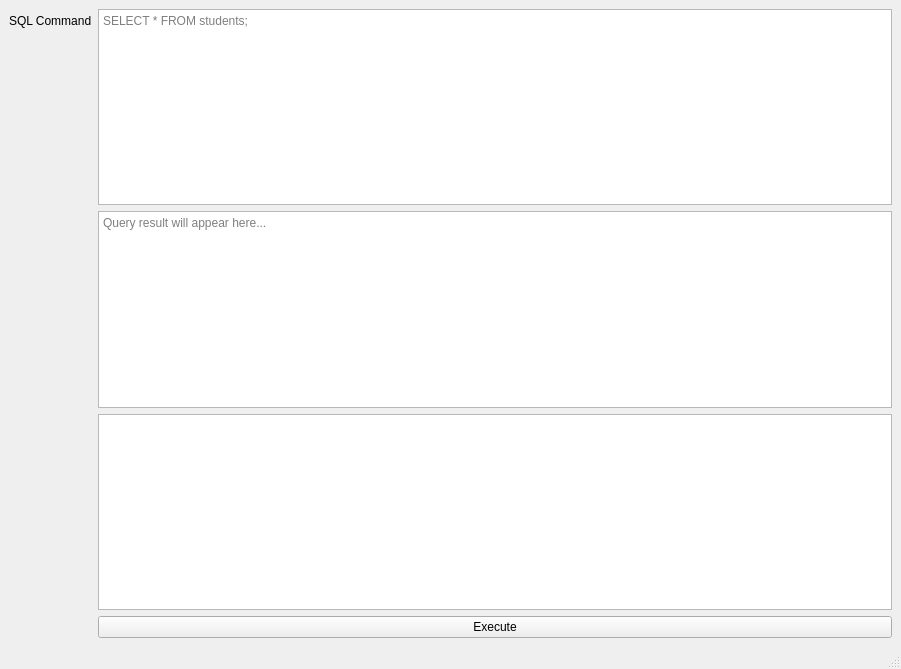
<?xml version="1.0" encoding="UTF-8"?>
<ui version="4.0">
 <class>MainWindow</class>
 <widget class="QMainWindow" name="MainWindow">
  <property name="geometry">
   <rect>
    <x>0</x>
    <y>0</y>
    <width>901</width>
    <height>669</height>
   </rect>
  </property>
  <property name="windowTitle">
   <string>MainWindow</string>
  </property>
  <widget class="QWidget" name="centralwidget">
   <layout class="QVBoxLayout" name="verticalLayout">
    <item>
     <layout class="QFormLayout" name="formLayout">
      <item row="0" column="0">
       <widget class="QLabel" name="labelSql">
        <property name="text">
         <string>SQL Command</string>
        </property>
       </widget>
      </item>
      <item row="0" column="1">
       <widget class="QTextEdit" name="sqlInput">
        <property name="placeholderText">
         <string>SELECT * FROM students;</string>
        </property>
       </widget>
      </item>
      <item row="1" column="1">
       <widget class="QTextEdit" name="outputBox">
        <property name="readOnly">
         <bool>true</bool>
        </property>
        <property name="placeholderText">
         <string>Query result will appear here...</string>
        </property>
       </widget>
      </item>
      <item row="3" column="1">
       <widget class="QPushButton" name="executeBtn">
        <property name="text">
         <string>Execute</string>
        </property>
       </widget>
      </item>
      <item row="2" column="1">
       <widget class="QTableView" name="tableView"/>
      </item>
     </layout>
    </item>
   </layout>
  </widget>
  <widget class="QStatusBar" name="statusbar"/>
  <widget class="QMenuBar" name="menubar">
   <property name="geometry">
    <rect>
     <x>0</x>
     <y>0</y>
     <width>901</width>
     <height>26</height>
    </rect>
   </property>
  </widget>
 </widget>
 <resources/>
 <connections/>
</ui>
